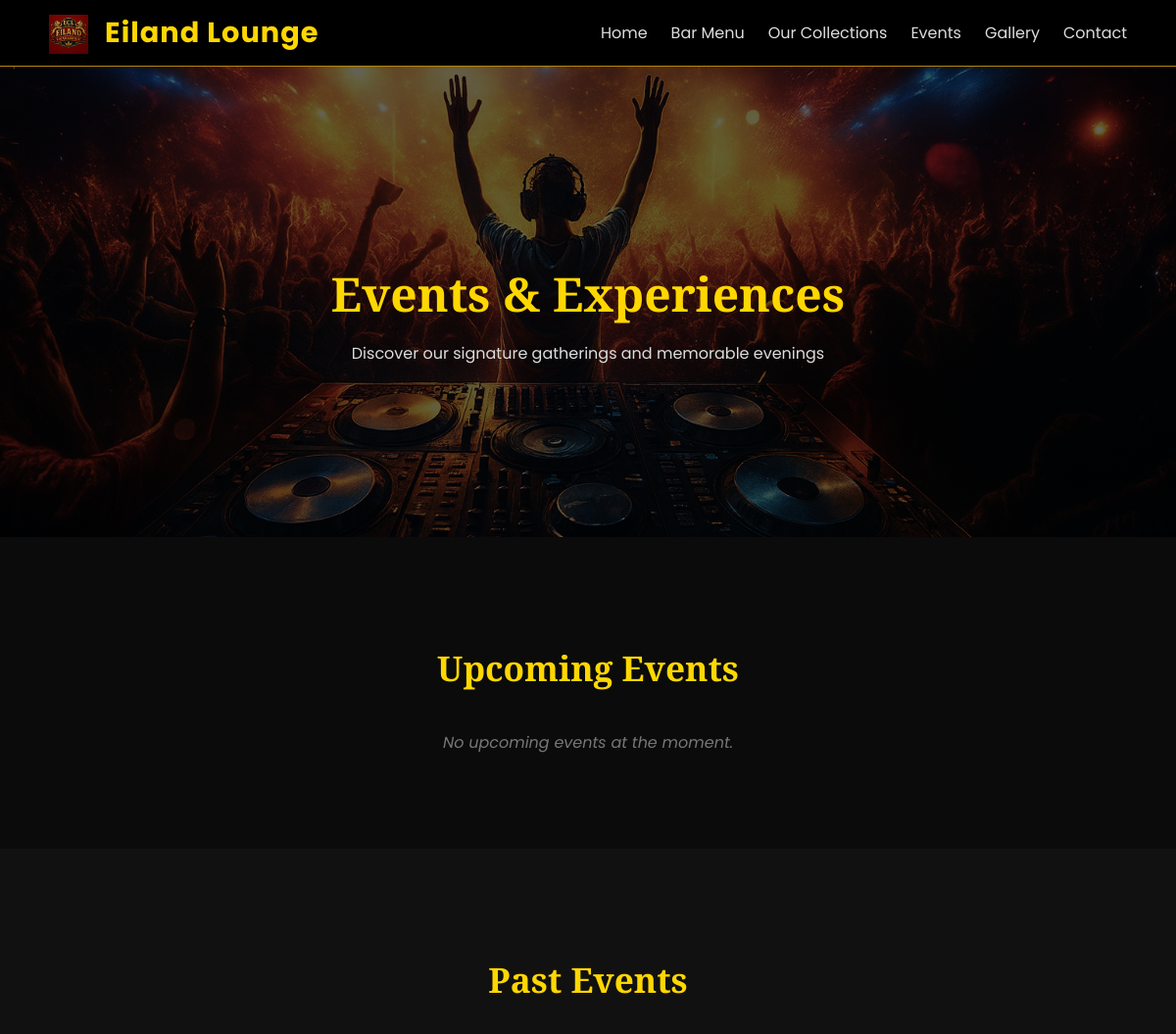
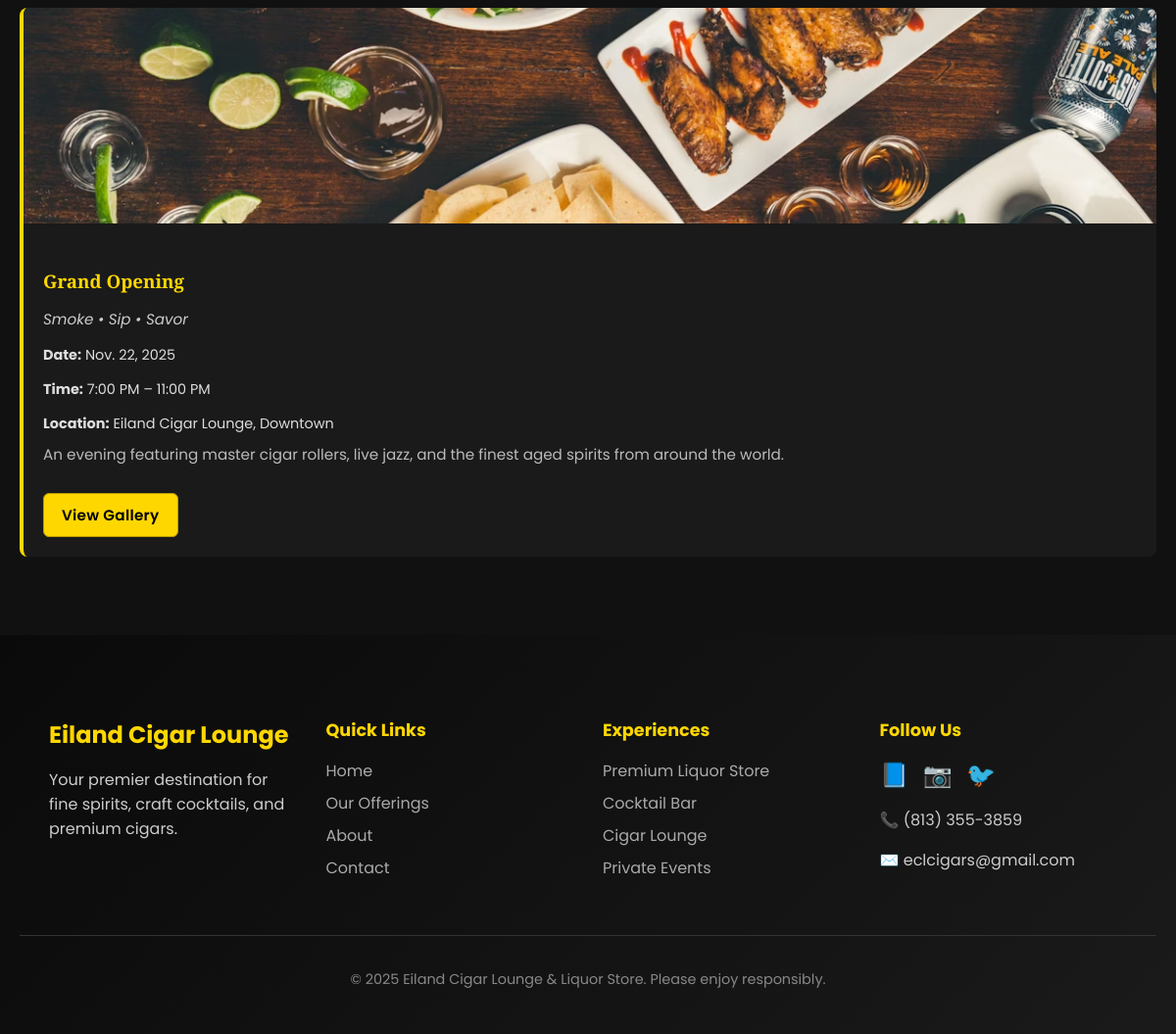
The page /event_page/ on the database its author committed (2 pictures, top to bottom).
### eclstore/models.py (models this page shows, shortened)
class Event(models.Model):
    title = models.CharField(max_length=150)
    subtitle = models.CharField(max_length=200, blank=True, null=True)
    date = models.DateField()
    time = models.CharField(max_length=100, blank=True, null=True)
    location = models.CharField(max_length=200)
    description = models.TextField(blank=True, null=True)
    image = models.ImageField(upload_to='events/', blank=True, null=True)
    is_active = models.BooleanField(default=True)
    order = models.PositiveIntegerField(default=0)
    class Meta:
        ordering = ['order', '-date']
    def is_upcoming(self):
        return self.date >= timezone.now().date()

### eclstore/views.py (the view)
# urls.py: path("event_page/",views.event_page, name="event_page"),
def event_page(request):
    hero_image = "images/event-nov.png"
    events = Event.objects.filter(is_active=True)
    upcoming_events = [e for e in events if e.is_upcoming()]
    past_events = [e for e in events if not e.is_upcoming()]
    return render(request, "events/event_page.html", {
        "hero_image": hero_image,
        "upcoming_events": upcoming_events,
        "past_events": past_events,
    })

### eclstore/templates/events/event_page.html (shortened to what this page needs)
{% extends 'offerings/base_inner.html' %}
{% load static %}
{% block extra_css %}
<link rel="stylesheet" href="{% static 'style/css/events/event_page.css' %}">
{% endblock %}
{% block content %}
<section class="event-hero" style="background-image: url('{% static hero_image %}');">
  <div class="event-hero-overlay">
    <h1>Events & Experiences</h1>
    <p>Discover our signature gatherings and memorable evenings</p>
  </div>
</section>
<section class="event-section">
  <div class="event-container">
    <h2 class="event-heading">Upcoming Events</h2>
    {% if upcoming_events %}
      <div class="event-grid">
        {% for event in upcoming_events %}
        <div class="event-card">
          {% if event.image %}
          <div class="event-image">
            <img src="{{ event.image.url }}" alt="{{ event.title }}">
          </div>
          {% endif %}
          <div class="event-details">
            <h3>{{ event.title }}</h3>
            {% if event.subtitle %}
            <p class="event-subtitle">{{ event.subtitle }}</p>
            {% endif %}
            <p class="event-date"><strong>Date:</strong> {{ event.date }}</p>
            {% if event.time %}
            <p class="event-time"><strong>Time:</strong> {{ event.time }}</p>
            {% endif %}
            <p class="event-location"><strong>Location:</strong> {{ event.location }}</p>
            <p class="event-desc">{{ event.description }}</p>
          </div>
        </div>
        {% endfor %}
      </div>
    {% else %}
      <p class="no-events">No upcoming events at the moment.</p>
    {% endif %}
  </div>
</section>
<section class="event-section past">
  <div class="event-container">
    <h2 class="event-heading">Past Events</h2>
    {% if past_events %}
      <div class="event-grid">
        {% for event in past_events %}
        <div class="event-card">
          {% if event.image %}
          <div class="event-image">
            <img src="{{ event.image.url }}" alt="{{ event.title }}">
          </div>
          {% endif %}
          <div class="event-details">
            <h3>{{ event.title }}</h3>
            {% if event.subtitle %}
            <p class="event-subtitle">{{ event.subtitle }}</p>
            {% endif %}
            <p class="event-date"><strong>Date:</strong> {{ event.date }}</p>
            {% if event.time %}
            <p class="event-time"><strong>Time:</strong> {{ event.time }}</p>
            {% endif %}
            <p class="event-location"><strong>Location:</strong> {{ event.location }}</p>
            <p class="event-desc">{{ event.description }}</p>
            <a href="{% url 'event_gallery' event.id %}" class="event-card-link">
              View Gallery
            </a>
          </div>
        </div>
        {% endfor %}
      </div>
    {% else %}
      <p class="no-events">No past events to show.</p>
    {% endif %}
  </div>
</section>
{% endblock %}

### eclstore/static/style/base.css (style rules this page uses)
body { margin:0%; padding: 0%; margin-top:0%; padding-top:0%; font-family: "Poppins", Arial, Helvetica, sans-serif; }

### eclstore/static/style/css/events/event_page.css (style rules this page uses)
.event-hero { position: relative; height: 60vh; background-size: cover; background-position: center; display: flex; align-items: center; justify-content: center; text-align: center; }
.event-hero::after { content: ""; position: absolute; inset: 0; background: rgba(0, 0, 0, 0.6); }
.event-hero-overlay { position: relative; z-index: 2; }
.event-hero-overlay h1 { font-family: "Playfair Display", serif; color: gold; font-size: 3rem; margin-bottom: 0.5rem; }
.event-hero-overlay p { font-family: "Poppins", sans-serif; color: #ddd; }
.event-section { padding: 80px 20px; background: #0b0b0b; color: #fff; }
.event-section.past { background: #111; }
.event-container { max-width: 1200px; margin: 0 auto; }
.event-heading { color: gold; font-size: 2.2rem; font-family: "Playfair Display", serif; text-align: center; margin-bottom: 40px; }
.event-grid { display: grid; grid-template-columns: repeat(auto-fit, minmax(350px, 1fr)); gap: 40px; }
.event-card { background: #1a1a1a; border-left: 4px solid gold; border-radius: 8px; overflow: hidden; transition: transform 0.3s ease; display: flex; flex-direction: column; }
.event-image img { width: 100%; height: 220px; object-fit: cover; }
.event-details { padding: 20px; }
.event-details h3 { color: gold; font-family: "Playfair Display", serif; margin-bottom: 10px; }
.event-subtitle { color: #ccc; font-size: 0.95rem; margin-bottom: 10px; font-style: italic; }
.event-date, .event-time, .event-location { font-size: 0.9rem; color: #ddd; margin-bottom: 6px; }
.event-desc { color: #bbb; margin-top: 10px; font-size: 0.95rem; line-height: 1.5; }
.no-events { text-align: center; color: #777; font-style: italic; }
.event-card-link { display: inline-block; margin-top: 12px; padding: 10px 18px; background: gold; color: #000; font-weight: 600; border-radius: 6px; text-decoration: none; font-size: 0.95rem; transition: 0.3s ease; border: 1px solid #b89c00; letter-spacing: 0.3px; }

### rows shown on the page
Event: image (picture), title "Grand Opening", subtitle "Smoke • Sip • Savor", date "Nov. 22, 2025", time "7:00 PM – 11:00 PM", location "Eiland Cigar Lounge, Downtown", description "An evening featuring master cigar rollers, live jazz, and the finest aged spirits from around the world."
